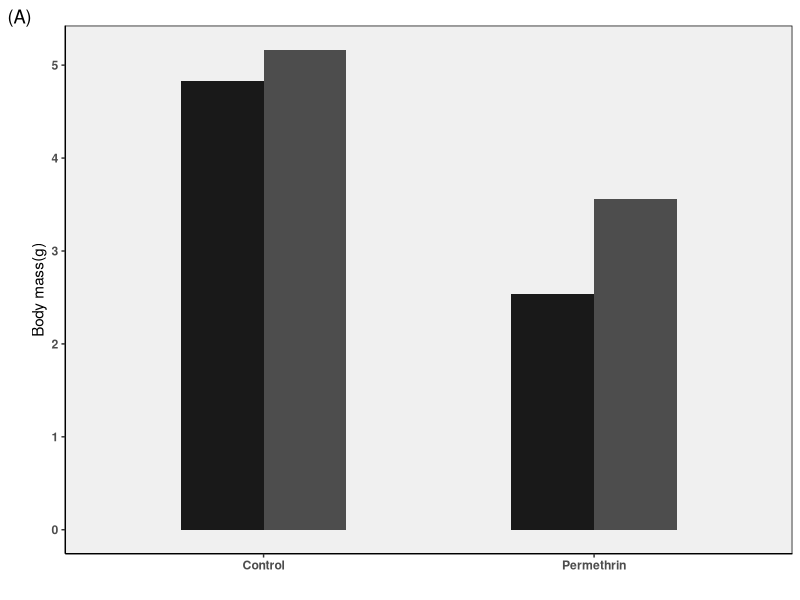
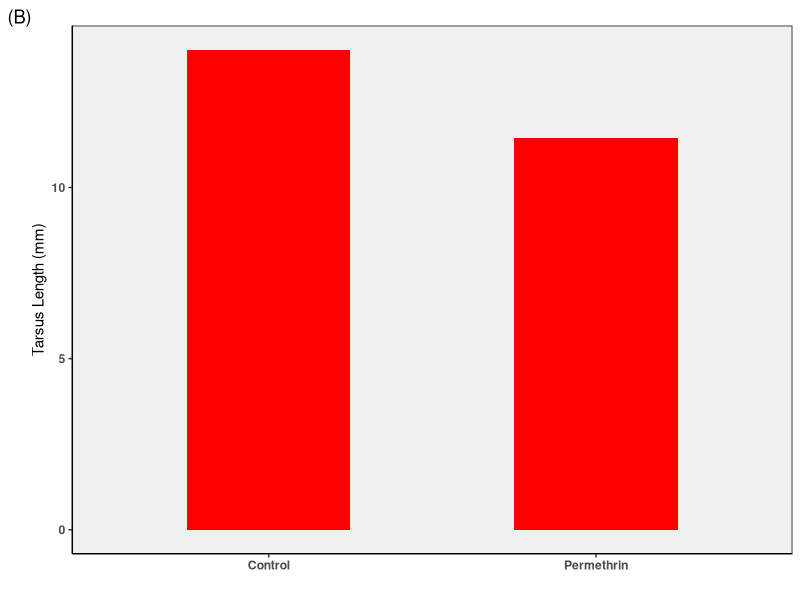

Here is the R script that generated these plots, in order:
## ---- chunk 1
library(ggplot2)
library(ggthemes)
library(patchwork)
library(plyr)

Quail1<- read.table(file="final project/Trans-ovo quail 15.csv", header = TRUE, sep = ",")
head(Quail1)

Quail2<- read.table(file="final project/Trans-ovo qual 5.csv", header = TRUE, sep = ",")
head(Quail2)

## ---- chunk 2
### Making graph 1
###### looking at my data given in the form of a data frame I labeled Quail1, I can see that the first graph in  figure 1 uses columns: Treatment and Mass. I know this because the while the treatment column matches the permethrin column in Quail1, the categorizing column (nest weight in cotton) is only present in Quail2 for both .8g and .2g. 

#making my SEM bars
#data_summary <- function(data, varname, groupnames){
 # require(plyr)
#  summary_func <- function(x, col){
#    c(mean = mean(x[[col]], na.rm=TRUE),
#      sd = sd(x[[col]], na.rm=TRUE))
#  }
 # data_sum<-ddply(data, groupnames, .fun=summary_func,
   #               varname)
 # data_sum <- rename(data_sum, c("mean" = varname))
# return(data_sum)
#}

#df2 <- data_summary(Quail1, varname="Mass..g.", 
        #            groupnames=c("Permethrin", "Nest"))
# Convert Nest to a factor variable
#df2$Nest=as.factor(df2$Nest)
#head(df2)
# reverse order of legend
#df2$Nest <- factor(df2$Nest, levels = rev(levels(df2$Nest)))
#labels for legend
L <- c("A","A","B","C")
l1<- c(5,4,3,2.5)
#make the graph
graph1<- ggplot(data=Quail1,
              aes(x= Permethrin, y=Mass..g., fill=Nest)) + geom_bar(position="dodge", stat="identity", width=0.5) +
  ylab("Body mass(g)") +
  xlab("")+
  labs( tag= "(A)")
  #stat_summary(fun.data = mean_se, 
               #geom="errorbar",
               #width = 0.2)
graph1 + theme_classic() + scale_fill_grey( start = .1, end = .3, breaks = c("0.2 g cotton", "0.8 g cotton")) + guides(fill=guide_legend(title=""),) +
  theme(axis.text = element_text(face="bold"), panel.background = element_rect(fill = 'gray94', color = 'black'),
  legend.position="left") 
summarize
## ---- chunk 3
### Making graph 2
###### looking at my data given in the form of a data frame I labeled Quail1, I can see that the first graph in  figure 1 uses columns: Treatment and Right.Tarsus. I know this because the while the treatment column matches the Permethrin column in Quail2, the dependent column (Tarsus length) is only present in Quail1. 
#reverse the legend
Quail1$Nest <- factor(Quail1$Nest, levels = rev(levels(Quail1$Nest)))
#make the graph
graph2<- ggplot(data=Quail1,
              aes(x= Permethrin, y=Right.Tarsus..mm., fill=Nest)) + geom_bar(position="dodge", stat="identity", width=0.5) +
  ylab("Tarsus Length (mm)") +
  xlab("") +
  labs( tag="(B)")
graph2 + theme_classic() + scale_fill_grey( start = .1, end = .3, breaks = c("0.2 g cotton", "0.8 g cotton")) + guides(fill=guide_legend(title=""),) +
  theme(axis.text = element_text(face="bold"), panel.background = element_rect(fill = 'gray94', color = 'black'),
  legend.position="left")


